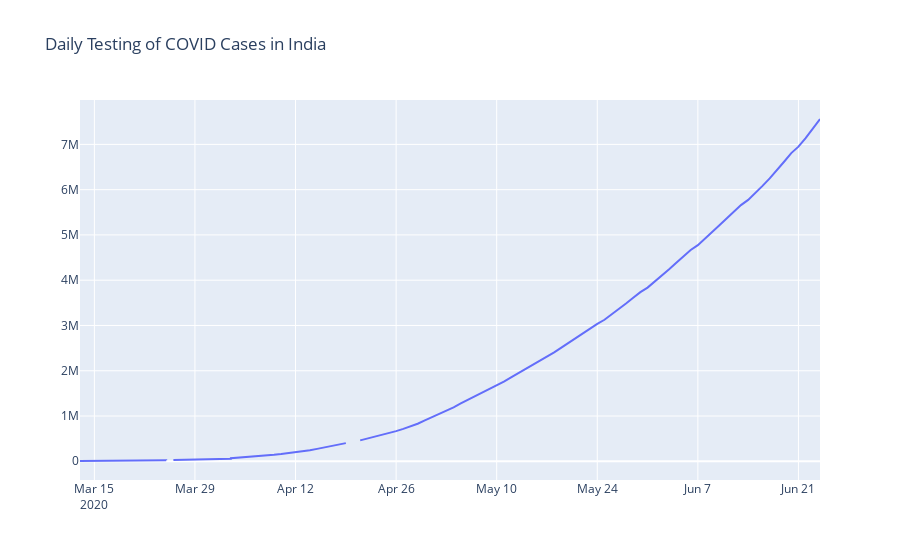

Notebook cell for this chart:
### Code cell
# Plot daily case

fig = go.Figure()

fig.add_trace(
    go.Scatter(
        x=icmr_test['Tested As Of'],
        y=icmr_test['Total Samples Tested'],
        name='Testing per day'
    ))

fig.update_layout(title="Daily Testing of COVID Cases in India")
fig.show()
fig.write_html("plots/daily_testing_total.html")
